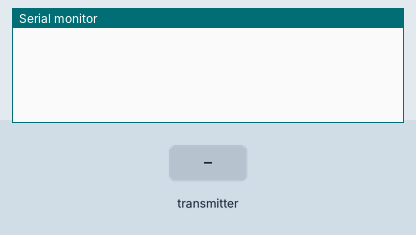
Recording of a sketch running on a simulated ESP32. Parts: the last lines printed to the serial monitor. Inputs (shaded band) come from the test bench.

Above: at 1.2 s.
1.3 s: the transmitter starts sending temp = 0
At 1.66 s:
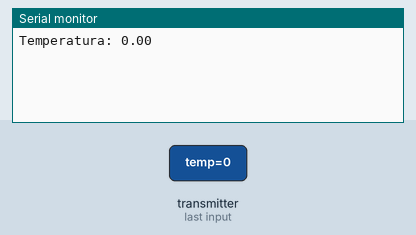
3.3 s: the transmitter starts sending temp = 50
At 3.66 s:
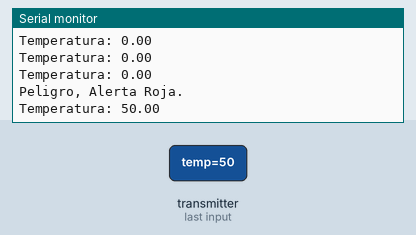

The sketch:

Codigo_Esclavo_Receiver_2.ino
```cpp
// (licence header left out)
#include <esp_now.h>//librerias
#include <WiFi.h>


typedef struct mensaje{
  float temp;
}mensaje;


mensaje datos;

//funcion calback que se ejecutara cuando se reciban los datos
void datosrecv(const esp_now_recv_info_t *info, const uint8_t *incomingData, int len){
  memcpy(&datos, incomingData, sizeof(datos));
  if(datos.temp < 30){

  Serial.print("Temperatura: ");
  Serial.println(datos.temp);

  }else if(datos.temp < 35){

  Serial.println("Alerta, Subida de temperatura.");
  Serial.print("Temperatura: ");
  Serial.println(datos.temp);

  }else{

  Serial.println("Peligro, Alerta Roja.");
  Serial.print("Temperatura: ");
  Serial.println(datos.temp);
  }


}
void setup() {

  Serial.begin(115200);

  WiFi.mode(WIFI_STA);

  // Init ESP-NOW
  if (esp_now_init() != ESP_OK) {
    Serial.println("Error initializing ESP-NOW");
    return;
  }

  esp_now_register_recv_cb(esp_now_recv_cb_t(datosrecv));

}


void loop() {

}
```

Measured:
- after the input at 1.3 s, the serial monitor: prints a new line after 0.05 s (image 1)
- after the input at 3.3 s, the serial monitor: prints a new line after 0.05 s (image 2)
